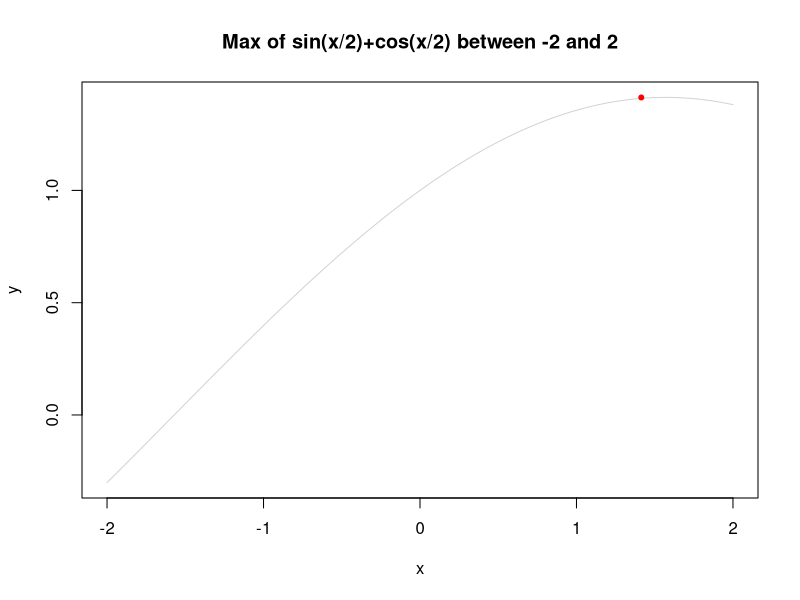
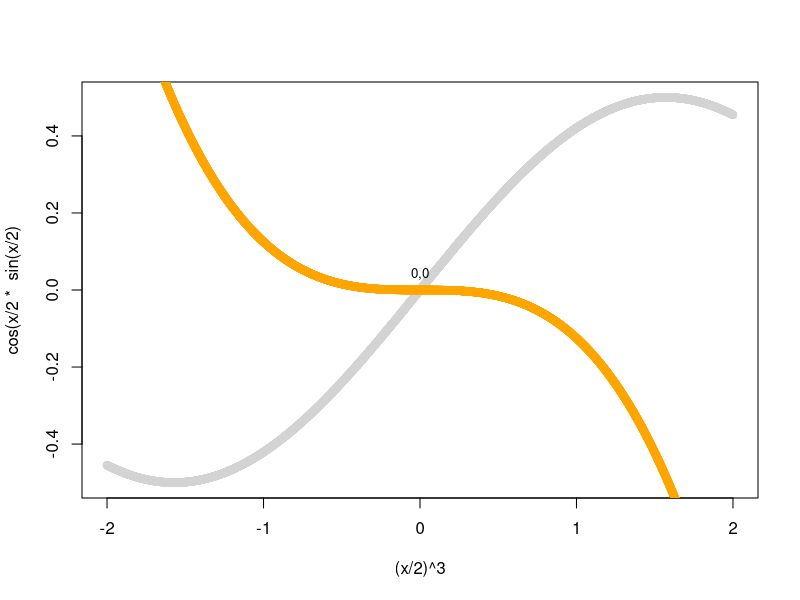
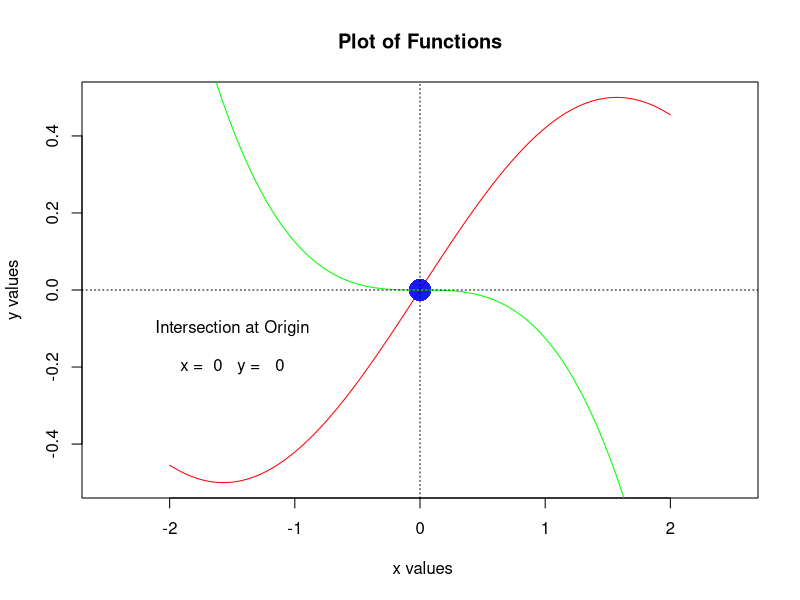
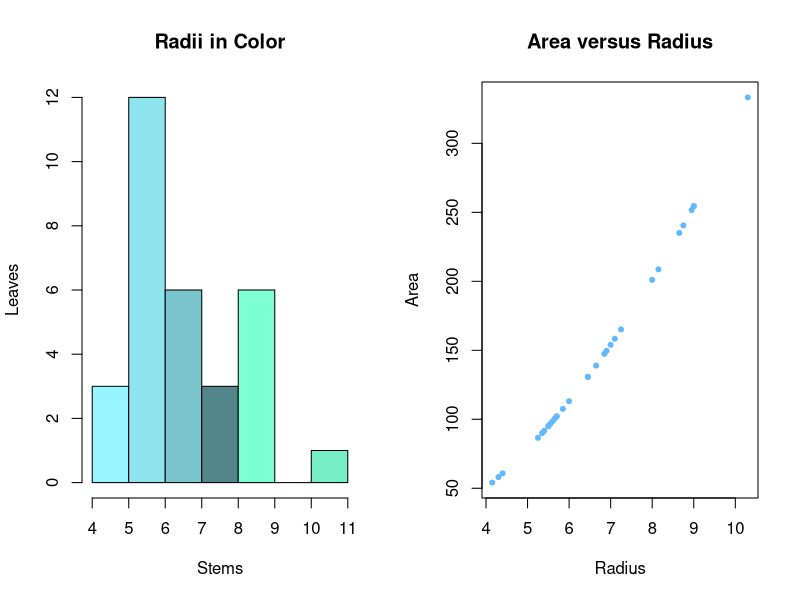
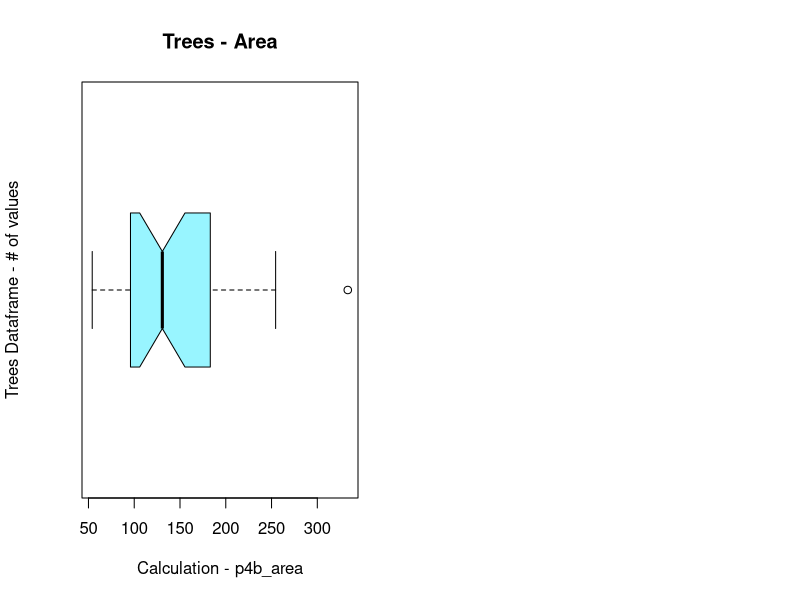
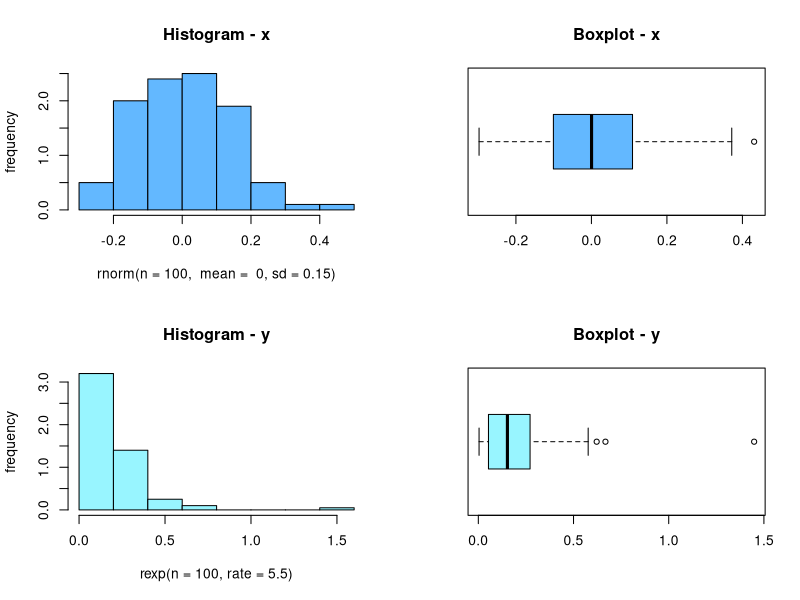
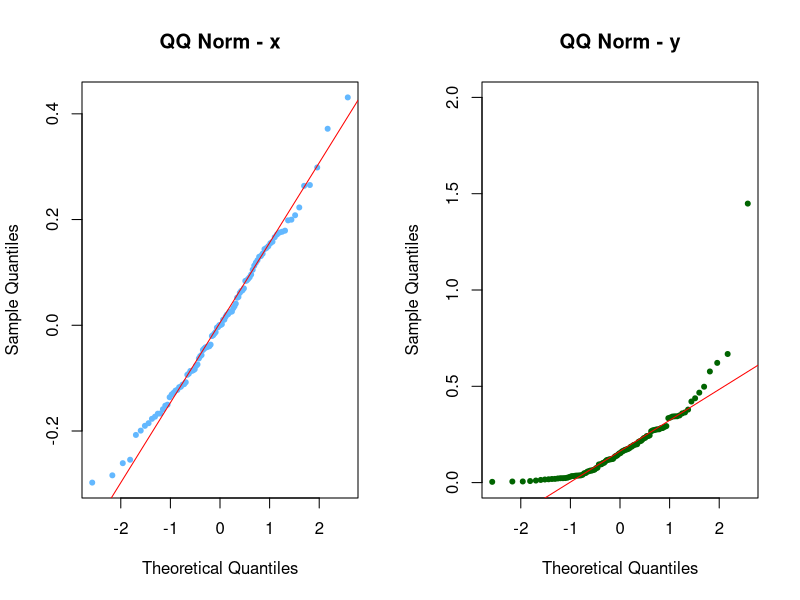

Source code (R) for these figures, in order:
## ---- chunk 1
# DO NOT ADD OR REVISE CODE HERE
knitr::opts_chunk$set(echo = TRUE, eval = TRUE)

## ---- chunk 2
#seq, integer, rep, c 
problem1a <-c(seq(from = 0, to = 4, by = 1),13,rep(c(2,-5.1,-23),3),((7/42)+3+(35/42)))


## ---- chunk 3
sort(problem1a, decreasing = FALSE) #Sort the vector created in 1a in ascending order
#length output as "L" 
L <- length(sort(problem1a, decreasing = FALSE))
L #length of sorted problem1a
sort(seq(from = L, to = 1), decreasing = TRUE) #descending from L to 1

#add descending sequence arithmetically [to] the sorted vector
problem1b_sortedvector <- sort(problem1a, decreasing = FALSE) #variables for organization
problem1b_Lto1 <- sort(seq(from = L, to = 1), decreasing = TRUE) 
#vector addition
problem1b_vectoraddition <- problem1b_Lto1 + problem1b_sortedvector
#output vector addition
problem1b_vectoraddition



## ---- chunk 4
#extract first and last elements of vector
problem1c_extract <- c(head(problem1b_vectoraddition, 1), #1 placement in vector
               tail(problem1b_vectoraddition, 1)) #-1 placement in vector
#not extracted
problem1c_notextracted <- c(problem1b_vectoraddition[2:15])

#output these vectors
problem1c_extract
problem1c_notextracted

## ---- chunk 5
#VECTOR FROM (c)
#problem1c_extract
#problem1c_notextracted

#VECTOR IN (B)
#problem1b_vectoraddition

#RECONSTRUCT = put the two vectors from (c) back together so that it is the same length as the vector in (b)
problem1d_reconstructedvector <- c(problem1c_extract,problem1c_notextracted)
#output reconstructed vector
problem1d_reconstructedvector 
#round 2 decimal places c-style string formatting 
#because round() to 2 places only shows the first decimal due to 0 for second decimal
sprintf("%.2f", sum(problem1d_reconstructedvector))

## ---- chunk 6
p2a_function <- function(x){
  y <- sin(x/2) + cos(x/2) #trig function
  result <- return(y)
  result #returns y 
}
## ---- chunk 7
?seq()
x <- seq(from = -2, to = 2, length.out = 4001) #equally spaced between -2 and 2 4001 times 
?c()

#the two things I want to value match
match1 <- round(max(p2a_function(x)),3)
match2 <- round(x,3)

#function to match values 
p2b_intersection <- function(x, y) y[match(x, y, nomatch = 0)]
p2b_intersection(match1,match2)
## ---- chunk 8

plot(x,p2a_function(x), #x values for x axis, y values is sin(x/2) + cos(x/2)
     type = "l",col = "lightgrey",xlab = "x",ylab = "y", 
     main = "Max of sin(x/2)+cos(x/2) between -2 and 2")
points(x = p2b_intersection(match1,match2), y = p2b_intersection(match1,match2), 
       col = "red", pch =20)

## ---- chunk 9
#library(ggplot2) 
#Wanted to use this but unsure how
#ggplot(data, aes(x=x)) + geom_line(aes(y=p3_1(x))) NOTE/REFERENCE

p3_1 <- function(x){
  y <- cos(x/2) * sin(x/2)
  result <- return(y)
  result #returns y 
}

p3_2 <- function(x){
  y <- -(x/2)^3 
  result <- return(y)
  result #returns y
}

coordx <- as.character(p3_1(x)[which(p3_1(x) == p3_2(x))])
coordy <- as.character(p3_2(x)[which(p3_1(x) == p3_2(x))])


plot(x, p3_1(x), type = "p", col = "lightgrey",
     xlab = "(x/2)^3",ylab = "cos(x/2 *  sin(x/2)")
lines(x, p3_2(x), type = "p", col = "orange")
text(x = (p3_1(x)[which(p3_1(x) == p3_2(x))]), 
     y = (p3_2(x)[which(p3_1(x) == p3_2(x))]),
     labels = expression("0,0"),
     col="black", 
     pos = 3,
     cex = 0.8)

## ---- chunk 10

x <- seq(-2, 2, length = 4001) #sequence between -2 and 2 

func1 <- cos(x/2) * sin(x/2) #function 1  

func2 <- -(x/2)^3 #function 2 

which(func1 == func2) #find where they equal eqch other 

x[which(func1 == func2)] #within x, find where func1 equals func2 

func1[which(func1 == func2)] #coordinate of func1 where func1 equals func2 

func2[which(func1 == func2)] #coordinate of func2 where func1 equsl func2 

plot(x, func1, main = "Plot of Functions", col = "red", #red func1 

     xlab = " x values",

     ylab = "y values",

     type = "l", #lines 

     xlim = c(-2.5, 2.5)) #since x is a sequuence between -2  and 2 

points(func1[which(func1 == func2)], #points where intersect  

       func2[which(func1 == func2)], #points where rintersect 

       col = rgb(0,0, 1,0.9), #color

       pch = 16,

       cex = 3)

?points()
?lines()

lines(x, func2, col = "green")

text(func1[which(func1 == func2)] - 1.5,

     func2[which(func1 == func2)] - 0.1,

     "Intersection at Origin") #HOW SHE PUT TEXT ON TOP OF THE COORDINATES 

abline(h = 0, lty = 3) #how she got the line to show at the cross section
?abline()

abline(v = 0, lty = 3)

text(x = -1.5, y = -0.2, paste("x = ", #IMPORTANT HOW SHE PUT THE TEXT + COORDINATES 

                               func1[which(func1 == func2)],

                               "  y =  ",

                               func2[which(func1 == func2)]))

 
## ---- chunk 11

data(trees)
#head(trees)
#?median()
apply(trees,2,median)

trees[which(trees$Girth == median(trees$Girth)),]
## ---- chunk 12
#radius
p4b_radius <- trees$Girth / 2
#area
p4b_area <- pi*p4b_radius**2
#stem and leaf plot of the radii
stem(p4b_radius)
#mfcol
par(mfcol = c(1,2))
#histogram of radii in color
?hist()
hist(p4b_radius, breaks = 6, 
     col = c("cadetblue1","cadetblue2","cadetblue3","cadetblue4","aquamarine","aquamarine1","aquamarine2"), 
     main ="Radii in Color",
     xlab = "Stems",
     ylab = "Leaves")
#plot area (y) versus radius (x) in color
plot(p4b_radius,#x axis
     p4b_area, #y axis
     main = "Area versus Radius",
     col = "steelblue1", #in color
     xlab = "Radius", #label x
     ylab = "Area", #label y 
     type = "p", 
     pch = 20)
## ---- chunk 13
?boxplot()
boxplot(p4b_area,
        horizontal =TRUE,
        notch = TRUE,
        col = c("cadetblue1", "black"),
        main = "Trees - Area",
        xlab = "Calculation - p4b_area", 
        ylab = "Trees Dataframe - # of values")
      
## ---- chunk 14

boxplot.stats(p4b_area, 
              coef = 3,
              do.conf = TRUE,
              do.out = TRUE)
#the output "$out" yielding numeric(0) means that the outlier is not extreme, with coefficient equal to 3

#leave columns blank to show all columns
#row 31, girth 20.6, height 87, volume 77
trees[which.max(p4b_area),] 


## ---- chunk 15

set.seed(124)
y <- rexp(n = 100, rate = 5.5)

set.seed(127)
x <- rnorm(n = 100,  mean =  0, sd = 0.15)

xy <- cbind(x, y)

xy_IQR <- apply(xy, 2, IQR)

xy_IQR_round4 <- round(xy_IQR,4)


## ---- chunk 16

#multi field row configuration 2x2 
par(mfrow = c(2, 2))

#normal results
hist(x,
     main = "Histogram - x",
     xlab = "rnorm(n = 100,  mean =  0, sd = 0.15)",
     ylab = "frequency",
     breaks = 10,
     col = "steelblue1",
     freq = FALSE)

boxplot(x,
        main = "Boxplot - x",
        horizontal = TRUE,
        col = "steelblue1")

#exponential results
hist(y,
     main = "Histogram - y",
     xlab = "rexp(n = 100, rate = 5.5)",
     ylab = "frequency",
     breaks = 10,
     col = "cadetblue1",
     freq = FALSE)

boxplot(y,
        main = "Boxplot - y",
        horizontal = TRUE,
        col = "cadetblue1")

## ---- chunk 17
par(mfcol = c(1,2))
#qqnorm x
qqnorm(x, 
       main = "QQ Norm - x",
       col = "steelblue1", 
       pch = 20)
#qqline x
qqline(x,
       col = "red",
       cex = 0.8)

#qqnorm y 
qqnorm(y, 
       main = "QQ Norm - y",
       col = "darkgreen",
       ylim = c(0,2), 
       pch = 20)
#qqline y 
qqline(y,
       col = "red",
       cex = 0.8)

#no outliers in x
boxplot.stats(x, coef = 3,
              do.conf = TRUE,
              do.out = TRUE)

#outlier in y 

boxplot.stats(y, coef = 3,
              do.conf = TRUE,
              do.out = TRUE)
##$out
##[1] 1.448679


